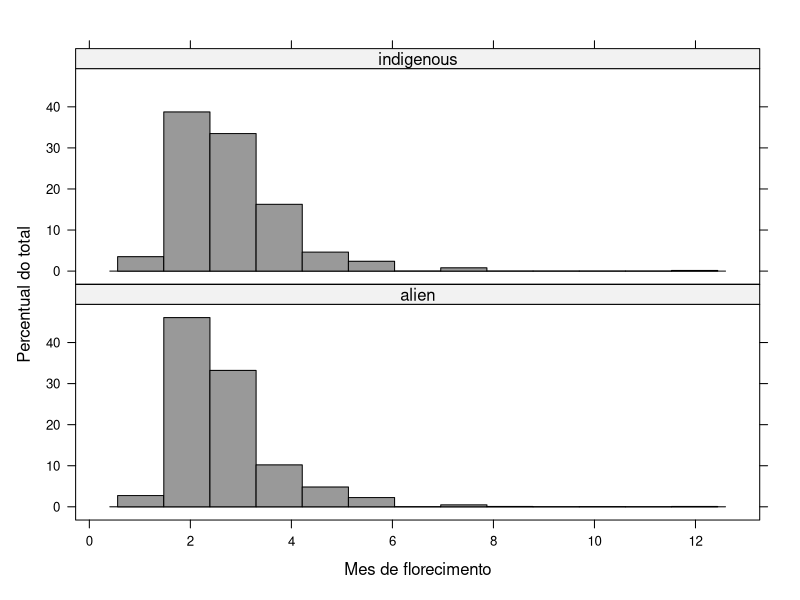

The R script that drew this image:
#--------------------------------------------------------------------------------------------------
# Comparando distribuicoes com o Kolmogorov-Smirnof
#
# Gorgens, Eric Bastos
# Department of Forest Sciences
# University of Sao Paulo
# Piracicaba, Brazil
# gorgens (at) usp.br
#
# Last revision: 2013-06-22
#--------------------------------------------------------------------------------------------------

# comparando tempo de florescimento de especies nativas e exoticas
 
df <- read.csv("flowering_alien_vs_indigen.csv", sep = ";") # o separador pode mudar de computador para computador
head(df)
names(df)

library(lattice) # este e outro pacote grafico disponivel para o R
 
histogram(~ Flowering|Status, data = df, col = "gray60", layout = c(1, 2),
          xlab = list("Mes de florecimento"),
          ylab = list("Percentual do total"),
          scales = list(y = list(alternating = F)),
          strip = strip.custom(factor.levels = c("alien", "indigenous")))
 
# usando o KS-test,
ks.test(df$Flowering[df$Status == "indigen"],
        df$Flowering[df$Status == "Neophyt"])
